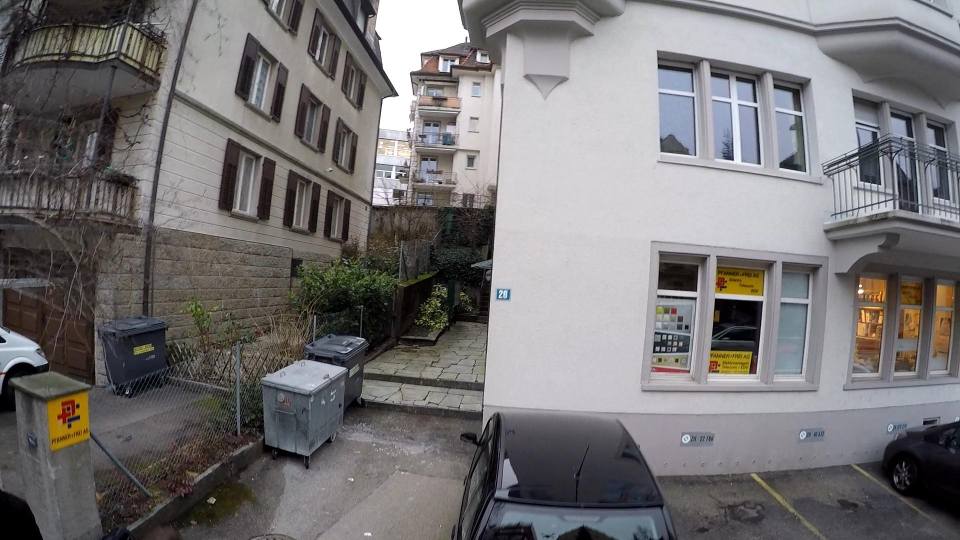
#> input picture RP1/Code/00001.jpg, 1920 x 1080 px (shown at 1/2 size)
$ python birds.py
#> lines starting #> are read from the running program, lines starting #| are printed output that depends on the picture
import cv2
import numpy as np
import matplotlib.pyplot as plt

img=cv2.imread('00001.jpg')
#> img is the input picture: shape (1080, 1920, 3); mean B, G, R 115.9, 115.2, 117.6
img_height,img_width,_=img.shape
#> img_height = 1080; img_width = 1920


IMAGE_H = img_height
#> IMAGE_H = 1080
IMAGE_W = img_width
#> IMAGE_W = 1920

src = np.float32([[0, IMAGE_H], [2000, IMAGE_H], [0, 0], [IMAGE_W, 0]])
dst = np.float32([[500, IMAGE_H], [700, IMAGE_H], [0, 0], [IMAGE_W, 0]])
M = cv2.getPerspectiveTransform(src, dst) # The transformation matrix
Minv = cv2.getPerspectiveTransform(dst, src) # Inverse transformation

img = img[450:(450+IMAGE_H), 0:IMAGE_W] # Apply np slicing for ROI crop
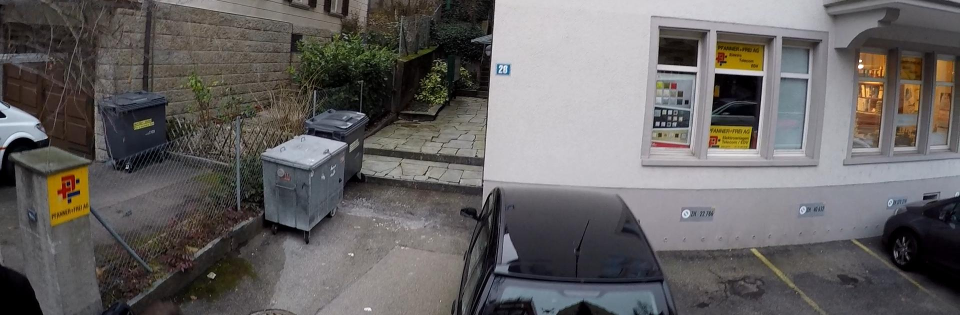
#> img: shape (630, 1920, 3) (shown at 1/2 size); mean B, G, R 98.5, 99.1, 102.2
warped_img = cv2.warpPerspective(img, M, (IMAGE_W, IMAGE_H)) # Image warping
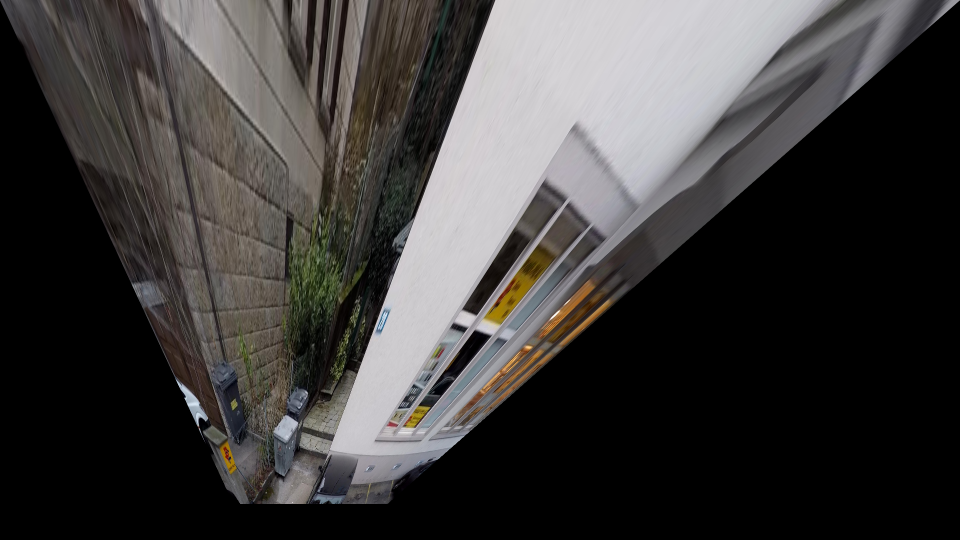
#> warped_img: shape (1080, 1920, 3) (shown at 1/2 size); mean B, G, R 59.1, 60.1, 62.2
plt.imshow(cv2.cvtColor(warped_img, cv2.COLOR_BGR2RGB)) # Show results
plt.show()

$ run again, with RP1/Code/12.jpg copied over RP1/Code/00001.jpg
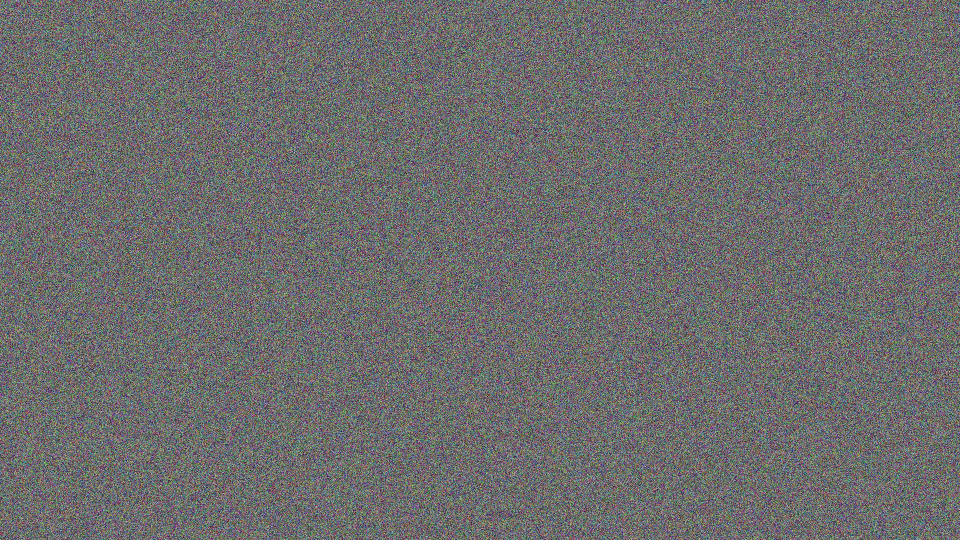
#> input picture RP1/Code/12.jpg, 1920 x 1080 px (shown at 1/2 size)
#> img is the input picture: shape (1080, 1920, 3); mean B, G, R 108.6, 108.7, 108.8
#> `img = img[450:(450+IMAGE_H), 0:IMAGE_W]`:
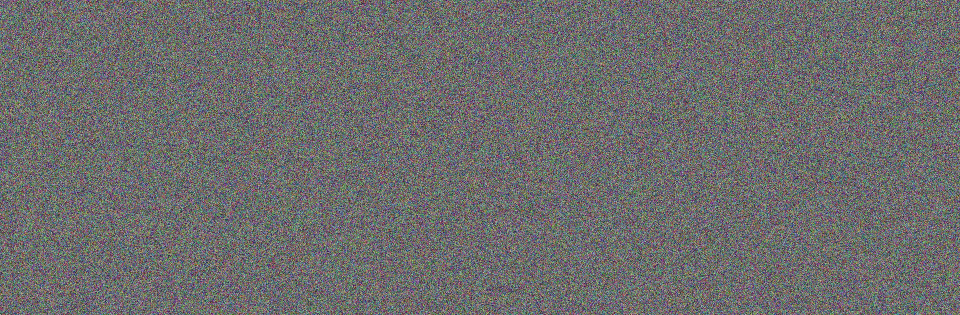
#> img: shape (630, 1920, 3) (shown at 1/2 size); mean B, G, R 108.6, 108.7, 108.8
#> `warped_img = cv2.warpPerspective(img, M, (IMAGE_W, IMAGE_H))`:
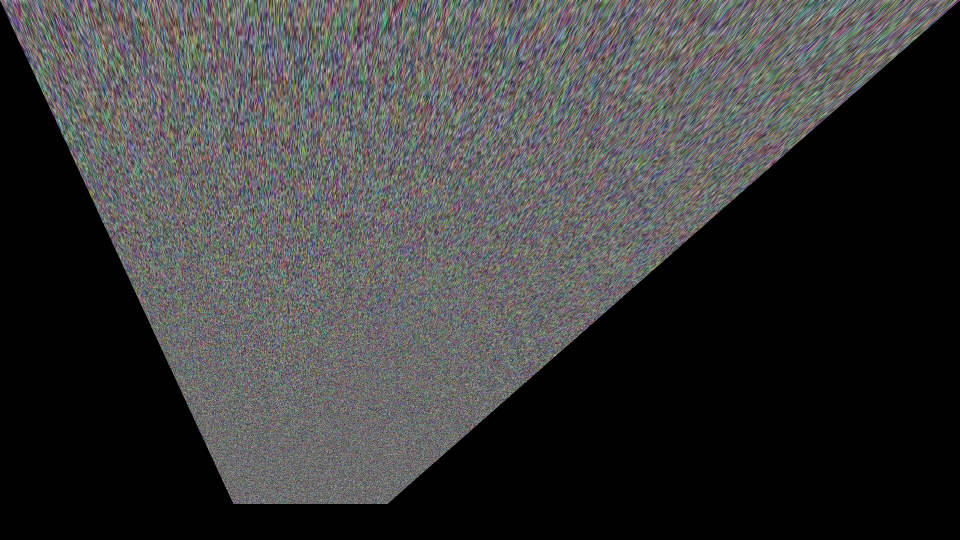
#> warped_img: shape (1080, 1920, 3) (shown at 1/2 size); mean B, G, R 58.8, 58.7, 59
